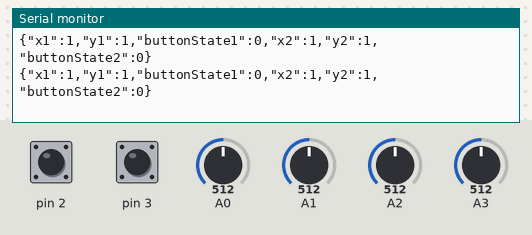
A sketch run on a simulated Arduino Uno, built with avr-gcc and run on an emulated ATmega328P. On the bench: the last lines printed to the serial monitor. Inputs (shaded band) come from the test bench; at power-on: A0 = 512, A1 = 512, A2 = 512, pin 2 HIGH, pin 3 HIGH, A3 = 512.

Above: at 1.2 s.
1.3 s: A0 set to 525
At 1.49 s:
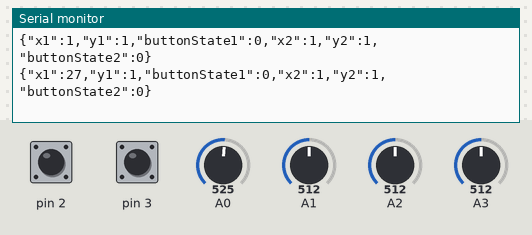
4.3 s: A1 set to 535
At 4.3 s:
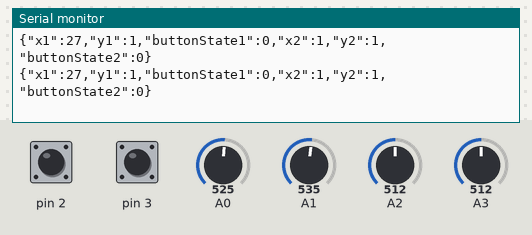
5.8 s: A2 set to 527
At 5.83 s:
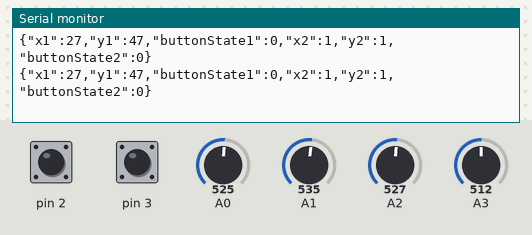

Measured:
- after the input at 1.3 s, the serial monitor: prints a new line after 0.12 s (image 1)

The sketch:

controler.ino
```cpp
#include <Arduino_JSON.h>


/* General data structs */

struct stick_metadata {
  int pin_x;
  int pin_y;
  int pin_button;
};

struct stick_data {
  int x;
  int y;
  int button;
};

/* Sticks data */
stick_metadata stick_1 = {A0, A1, 2};
stick_metadata stick_2 = {A2, A3, 3};

/*
This function reads data from stick and returns it in a struct.
Input:
  stick - struct containing the pin numbers for the x, y, and button inputs of the stick.
Output: struct containing the x and y values of the stick, and the state of the button.
*/
stick_data get_stick_data(stick_metadata stick) {
  stick_data data;

  // read the x and y values from the analog pins
  int val_x = analogRead(stick.pin_x);
  int val_y = analogRead(stick.pin_y);
  int button_state = digitalRead(stick.pin_button);

  // map the x and y values to -1024 to 1024
  data.x = map(val_x, 0, 1023, -1024, 1024);
  data.y = map(val_y, 0, 1023, -1024, 1024);
  data.button = button_state == LOW ? 1 : 0;

  return data;
}

/*
This function reads data from the stick and returns it in a JSON object.
Input:
  stick - struct containing the pin numbers for the x, y, and button inputs of the stick.
Output: JSON object containing the x and y values of the stick, and the state of the button.
*/
void setup() {
  Serial.begin(9600);

  // initialize the pins for the sticks
  pinMode(stick_1.pin_button, INPUT_PULLUP);
  pinMode(stick_2.pin_button, INPUT_PULLUP);
}

/*
This function runs in a loop and reads data from the sticks.
Input: none
Output: none
*/
void loop() {
  JSONVar data;

  // read the data from the sticks
  stick_data stick_1_data = get_stick_data(stick_1);
  stick_data stick_2_data = get_stick_data(stick_2);

  // create a JSON object and add the data to it
  data["x1"] = stick_1_data.x;
  data["y1"] = stick_1_data.y;
  data["buttonState1"] = stick_1_data.button;

  // add the data to the JSON object
  data["x2"] = stick_2_data.x;
  data["y2"] = stick_2_data.y;
  data["buttonState2"] = stick_2_data.button;

  // print the JSON object to the serial monitor
  Serial.println(JSON.stringify(data));
}
```
